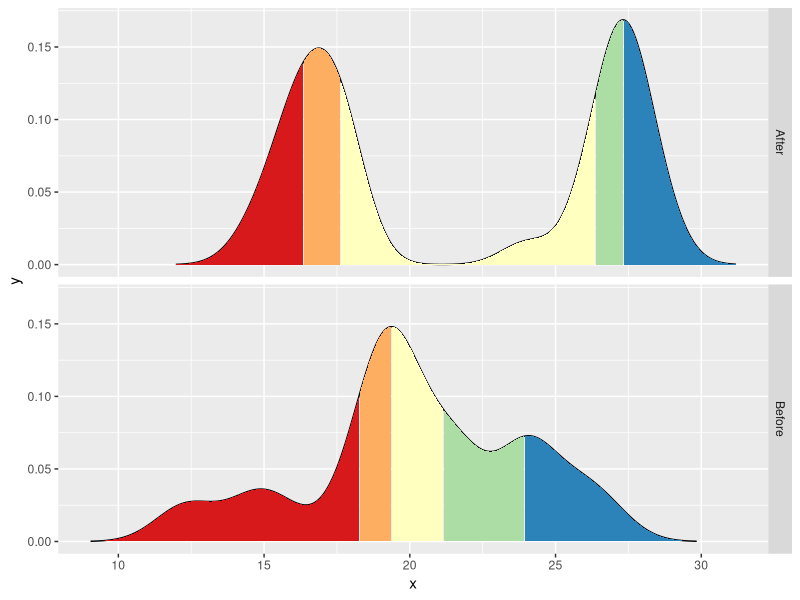
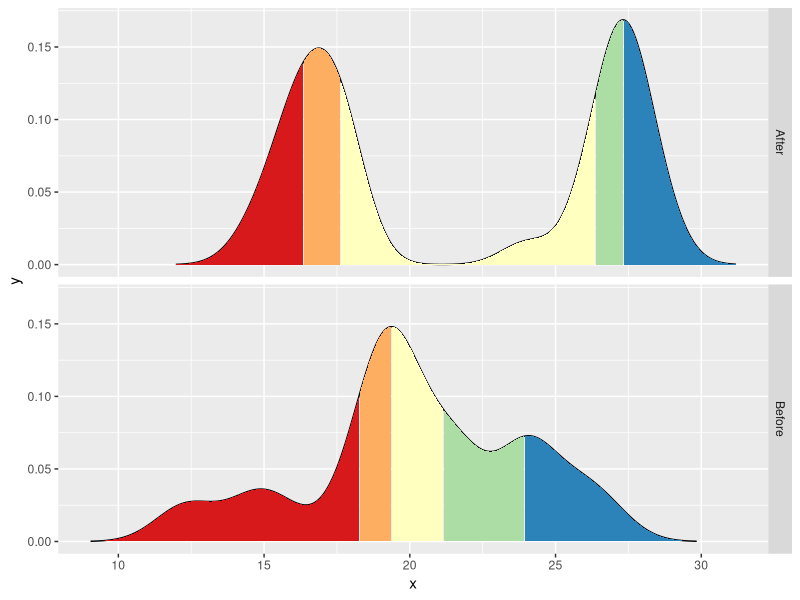

Generate these figures, in order, with R:
library(ggplot2)
build.df <- function(label, dt) {
  dens <- density(dt$y, bw = "SJ")
  df <- data.frame(Situation = label, x=dens$x, y=dens$y)
  probs <- seq(0.2, 0.8, by = 0.2)
  quantiles <- quantile(dt$y, prob=probs)
  df$quant <- factor(findInterval(df$x,quantiles))
  return(df)
}

set.seed(42)
df <- rbind(
  build.df("Before", data.frame(x = c(1:30), y = rnorm(30, 20, sd = 3))),
  build.df("After", data.frame(x = c(1:30), y = c(rnorm(15, 17), rnorm(15, 27))))
)

ggplot(df, aes(x, y)) +
  geom_line() +
  geom_ribbon(aes(ymin=0, ymax=y, fill=quant)) +
  facet_grid(rows = vars(Situation)) +
  #scale_x_continuous(breaks = quantiles) +
  scale_fill_brewer(guide = "none", palette = "Spectral")
ggsave("shift-build-raw.png")
